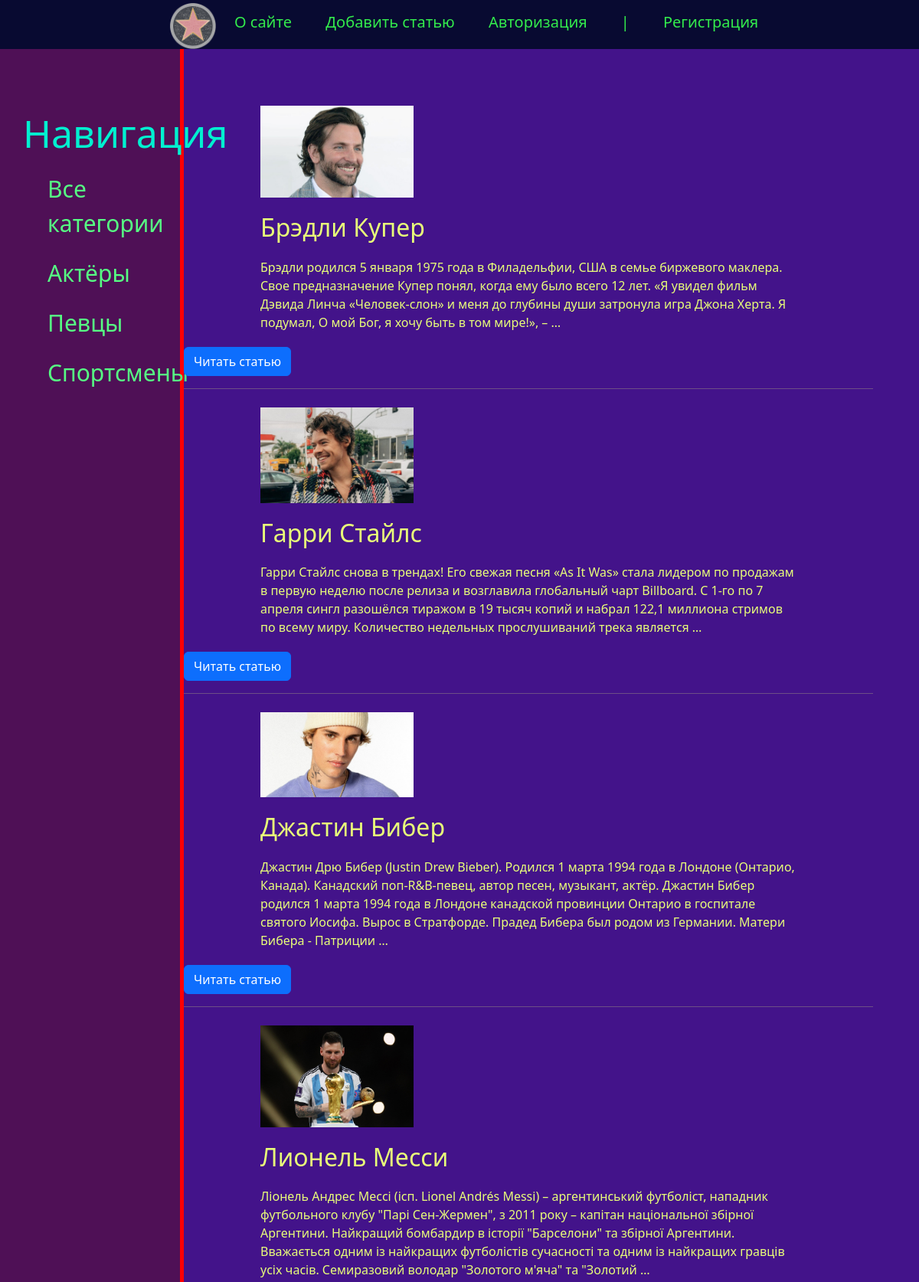
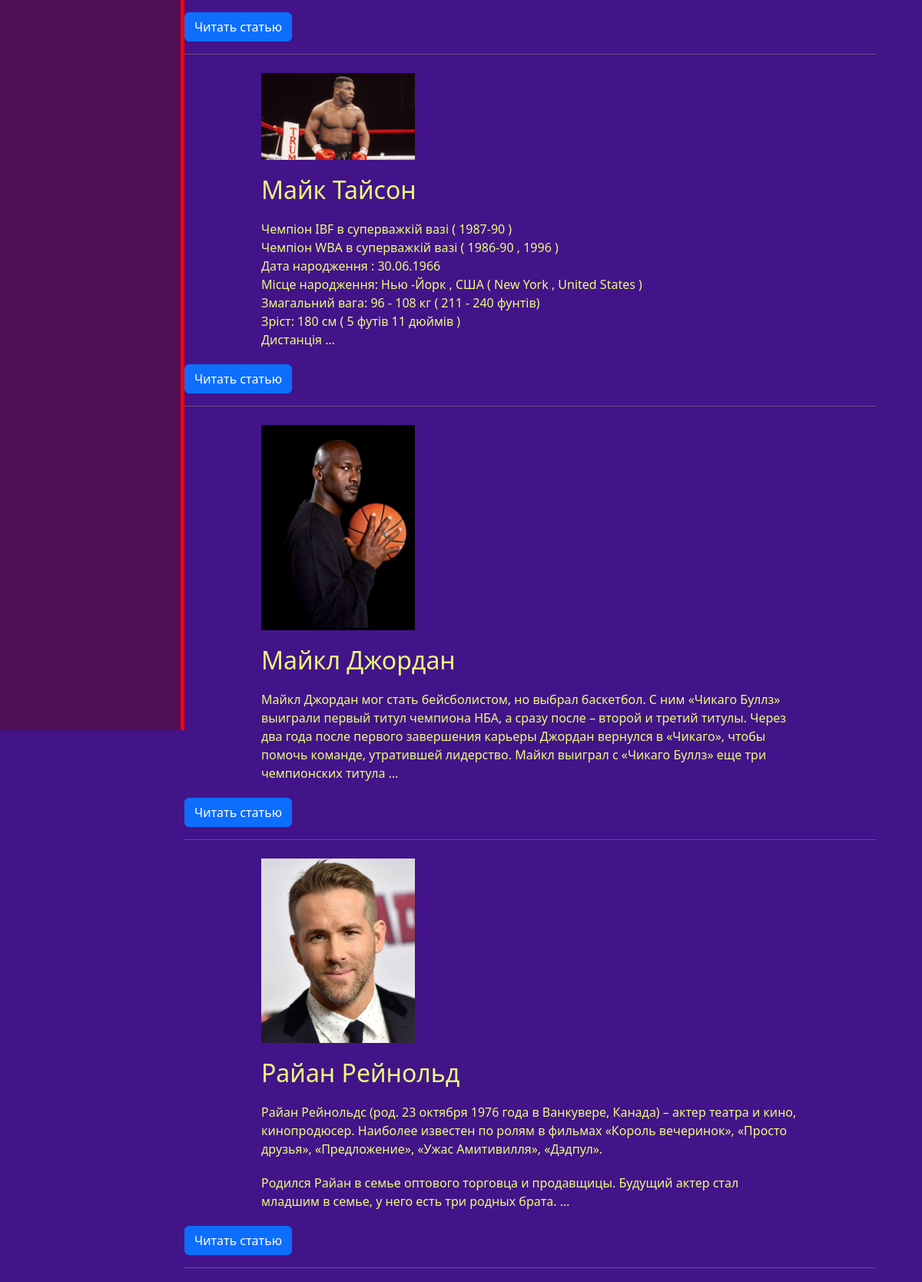
The page / (upper part) on the database its author committed (2 pictures, top to bottom).
### men/models.py (models this page shows, shortened)
class Category(models.Model):
    name = models.CharField(max_length=100, db_index=True, verbose_name='Имя')
    slug = models.SlugField(max_length=255, unique=True, db_index=True, verbose_name='Url')
    class Meta:
        verbose_name = 'Категория'
        verbose_name_plural = 'Категории'
    def get_absolute_url(self):
        return reverse('category', kwargs = {'cat_id' : self.pk } )

class Men(models.Model):
    title = models.CharField(max_length=175, verbose_name='Название')
    content = models.TextField(blank=True,verbose_name='Текст')
    slug = models.SlugField(max_length=255, unique=True, db_index=True, verbose_name='Url')
    photo = models.ImageField(upload_to='photos/%Y/%m/%d',verbose_name='Фото')
    time_create = models.DateTimeField(auto_now_add=True, verbose_name='Создание даты')
    time_update = models.DateTimeField(auto_now=True, verbose_name='Добавление даты')
    is_published = models.BooleanField(default=True, verbose_name='Публикация')
    cat = models.ForeignKey('Category', on_delete=models.PROTECT, verbose_name='Категории')
    class Meta:
        verbose_name = 'Известные актеры'
        verbose_name_plural = 'Известные актеры'
        ordering =['title']
    def get_absolute_url(self):
        return reverse('post', kwargs = {'post_slug' : self.slug } )

### men/views.py (the view)
# urls.py: path('', views.PostView.as_view(), name='home'),
class PostView(ListView, View):
    def get(self, request):
        posts = Men.objects.all()
        cats = Category.objects.all()
        context = {
            'posts' : posts,
            'cats' : cats,
            'title' : 'Главная страница',
        }
        return render(request, 'men/main.html', context = context)

### men/templates/men/main.html (shortened to what this page needs)
{% extends 'men/basic.html' %}
{% block content %}
<div class="post">
    {% for el in posts %}
    {% if el.photo %}
	<p><img class="img-article-left thumb" src="{{el.photo.url}}"></p>
    {% endif %}
    <h2>{{ el.title }}</h2>
    <p>{{ el.content | linebreaks | truncatewords:50 }}</p>
    <a href="{{ el.get_absolute_url }}"><button type="button" class="btn btn-primary">Читать статью</button></a>
    <hr>
    {% endfor %}
</div>
{% endblock %}

### men/templates/men/basic.html (shortened to what this page needs)
{% load static %}
<!DOCTYPE html>
<html lang="en">
<head>
    <link href="https://cdn.jsdelivr.net/npm/bootstrap@5.3.0-alpha1/dist/css/bootstrap.min.css" rel="stylesheet"
>
    <link rel="stylesheet" href="{% static 'men/css/style.css' %}">
</head>
<body>
    <header>
        <div>
            <ul>
                <img src="{% static 'men/img/photo12.png' %}" alt="star">
                <li><a href="{% url 'about' %}">О сайте</a></li>
                <li><a href="{% url 'create' %}">Добавить статью</a></li>
                {% if request.user.is_authenticated %}
                <li><a href="{% url 'logout' %}">Выйти</a></li>
                {% else %}
                <li><a href="{% url 'login' %}">Авторизация</a></li>
                <li><a href="#">|</a></li>
                <li><a href="{% url 'registration' %}">Регистрация</a></li>
                {% endif %}
            </ul>
        </div>
    </header>
    <aside>
        <div class="block-left">
            <h3>Навигация</h3>
            <ul>
                <li><a href="{% url 'home' %}">Все категории</a></li>
                {% for c in cats %}
                    <li><a href="{{ c.get_absolute_url }}">{{ c.name }}</a></li>
                {% endfor %}
            </ul>
        </div>
    </aside>
    <main>
        {% block content %}
        {% endblock %}
    </main>
</body>
</html>

### men/static/men/css/style.css (style rules this page uses)
body { padding: 0; margin: 0; background-color: #43138A; }
header { background-color: #080A31; }
header ul { list-style: none; margin: 0; text-align: center; }
header a { font-size: 20px; padding: 20px; text-decoration: none; color: #33EC4C; text-decoration: none; }
header li { display: inline; text-align: center; margin-top: -10px; }
header img { width: 60px; padding-top: 4px; }
p img { width: 200px; padding-top: 4px; }
aside { float: left; background-color: #4F1056; width: 20%; height: 320vh; padding: 2.5%; color: #56FF83; border-right: 5px solid red; }
aside h3 { margin-top: 50px; font-size: 50px; color: #00F0D0; }
aside ul { list-style: none; }
aside ul li { color: aliceblue; display: block; margin-top: 20px; font-size: 30px; }
aside a { text-decoration: none; color: #56FF83; }
main .post { float: left; color: #E9FF79; margin-top: 50px; width: 75%; }
main .post h2, p { max-width: 700px; margin: 20px auto; }
.btn { text-align: center; }

### rows shown on the page
Category: name "Актёры"
Category: name "Певцы"
Category: name "Спортсмены"
Men: photo (picture), title "Брэдли Купер", content "Брэдли родился 5 января 1975 года в Филадельфии, США в семье биржевого маклера. Свое предназначение Купер понял, когда ему было всего 12 лет. «Я увидел фильм Дэвида Линча «Человек-слон» и меня до глубины души затронула игра Джона Херта. Я подумал, О мой Бог, я хочу быть в том мире!», – …"
Men: photo (picture), title "Гappи Cтaйлc", content "Гарри Стайлс снова в трендах! Его свежая песня «As It Was» стала лидером по продажам в первую неделю после релиза и возглавила глобальный чарт Billboard. С 1-го по 7 апреля сингл разошёлся тиражом в 19 тысяч копий и набрал 122,1 миллиона стримов по всему миру. Количество недельных прослушиваний трека является …"
Men: photo (picture), title "Джacтин Бибep", content "Джастин Дрю Бибер (Justin Drew Bieber). Родился 1 марта 1994 года в Лондоне (Онтарио, Канада). Канадский поп-R&B-певец, автор песен, музыкант, актёр. Джастин Бибер родился 1 марта 1994 года в Лондоне канадской провинции Онтарио в госпитале святого Иосифа. Вырос в Стратфорде. Прадед Бибера был родом из Германии. Матери Бибера - Патриции …"
Men: photo (picture), title "Лионель Месси", content "Ліонель Андрес Мессі (ісп. Lionel Andrés Messi) – аргентинський футболіст, нападник футбольного клубу \"Парі Сен-Жермен\", з 2011 року – капітан національної збірної Аргентини. Найкращий бомбардир в історії \"Барселони\" та збірної Аргентини. Вважається одним із найкращих футболістів сучасності та одним із найкращих гравців усіх часів. Семиразовий володар \"Золотого м'яча\" та \"Золотий …"
Men: photo (picture), title "Майк Тайсон", content "Чемпіон IBF в суперважкій вазі ( 1987-90 ) Чемпіон WBА в суперважкій вазі ( 1986-90 , 1996 ) Дата народження : 30.06.1966 Місце народження: Нью -Йорк , США ( New York , United States ) Змагальний вага: 96 - 108 кг ( 211 - 240 фунтів) Зріст: 180 см ( 5 футів 11 дюймів ) Дистанція …"
Men: photo (picture), title "Майкл Джордан", content "Майкл Джордан мог стать бейсболистом, но выбрал баскетбол. С ним «Чикаго Буллз» выиграли первый титул чемпиона НБА, а сразу после – второй и третий титулы. Через два года после первого завершения карьеры Джордан вернулся в «Чикаго», чтобы помочь команде, утратившей лидерство. Майкл выиграл с «Чикаго Буллз» еще три чемпионских титула …"
Men: photo (picture), title "Райан Рейнольд", content "Райан Рейнольдс (род. 23 октября 1976 года в Ванкувере, Канада) – актер театра и кино, кинопродюсер. Наиболее известен по ролям в фильмах «Король вечеринок», «Просто друзья», «Предложение», «Ужас Амитивилля», «Дэдпул». Родился Райан в семье оптового торговца и продавщицы. Будущий актер стал младшим в семье, у него есть три родных брата. …"
